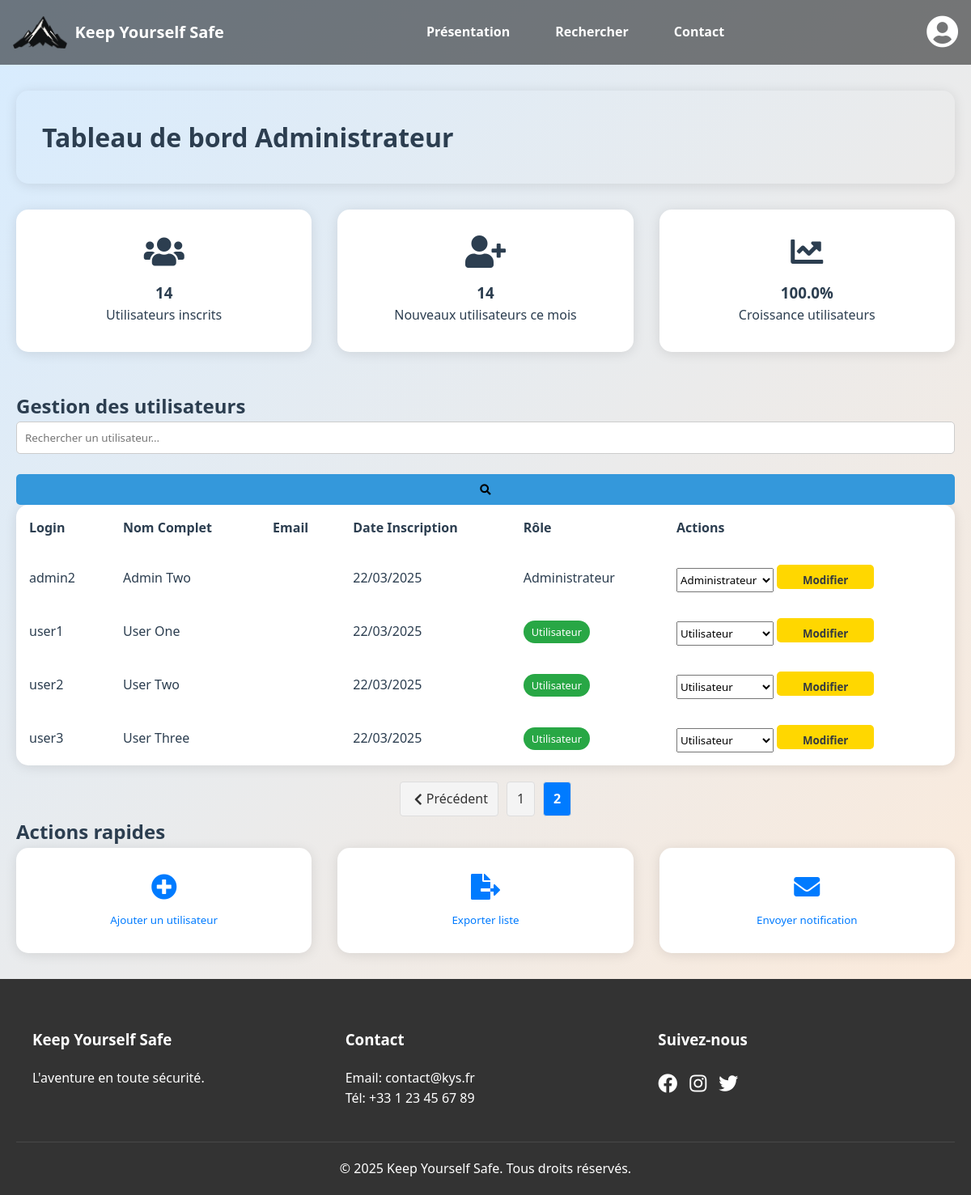
The page /admin.php?page=2 (signed in) on the database its author committed.
### tables this page shows
CREATE TABLE `users` (
  `id` int(11) NOT NULL,
  `login` varchar(50) NOT NULL,
  `email` varchar(255) NOT NULL,
  `password` varchar(255) NOT NULL,
  `role` varchar(20) DEFAULT 'user',
  `firstname` varchar(100) NOT NULL,
  `lastname` varchar(100) NOT NULL,
  `registration_date` datetime DEFAULT current_timestamp()
);

### admin.php (the view, shortened to what this page needs)
<?php
$db = Database::getInstance();
$pdo = $db->getConnection();
$usersPerPage = 10;
$page = isset($_GET['page']) ? (int)$_GET['page'] : 1;
$page = max(1, $page);
$searchTerm = isset($_GET['search']) ? $_GET['search'] : '';
$countQuery = "SELECT COUNT(*) FROM users WHERE 1=1";
$userQuery = "SELECT * FROM users WHERE 1=1";
$params = [];
$countStmt = $pdo->prepare($countQuery);
$countStmt->execute($params);
$totalUsers = $countStmt->fetchColumn();
$totalPages = ceil($totalUsers / $usersPerPage);
$page = min($page, max(1, $totalPages));
$userQuery .= " ORDER BY registration_date DESC LIMIT :offset, :limit";
$params[':offset'] = ($page - 1) * $usersPerPage;
$params[':limit'] = $usersPerPage;
$userStmt = $pdo->prepare($userQuery);
foreach ($params as $key => $value) {
    if (is_int($value)) {
        $userStmt->bindValue($key, $value, PDO::PARAM_INT);
    } else {
        $userStmt->bindValue($key, $value, PDO::PARAM_STR);
    }
}
$userStmt->execute();
$currentPageUsers = $userStmt->fetchAll(PDO::FETCH_ASSOC);
$totalUsersCount = $pdo->query("SELECT COUNT(*) FROM users")->fetchColumn();
$newUsersThisMonth = $pdo->query("SELECT COUNT(*) FROM users WHERE MONTH(registration_date) = MONTH(CURRENT_DATE()) AND YEAR(registration_date) = YEAR(CURRENT_DATE())")->fetchColumn();
?>
<!DOCTYPE html>
<html lang="fr">
<head>
    <link rel="stylesheet" type="text/css" href="style.css">
    <link rel="stylesheet" href="https://cdnjs.cloudflare.com/ajax/libs/font-awesome/5.15.4/css/all.min.css">
</head>
<body>
    <nav>
        <div class="nav-left">
            <a href="accueil.php" class="nav-brand">
                <img src="img/logo.png" alt="Logo">
                Keep Yourself Safe
            </a>
        </div>
        <ul class="nav-links">
            <li><a href="presentation.php">Présentation</a></li>
            <li><a href="recherche.php">Rechercher</a></li>
            <li><a href="mailto:contact@kys.fr">Contact</a></li>
        </ul>
        <div class="nav-right">
            <?php if (isset($_SESSION['user'])) { ?>
                <a href="profile.php" class="profile-icon">
                    <i class="fas fa-user-circle"></i>
                </a>
            <?php } ?>
        </div>
    </nav>
    <main class="admin-container">
        <div class="admin-header">
            <h1>Tableau de bord Administrateur</h1>
        </div>
        <div class="admin-stats-grid">
            <div class="stat-card">
                <i class="fas fa-users"></i>
                <h3><?php echo $totalUsersCount; ?></h3>
                <p>Utilisateurs inscrits</p>
            </div>
            <div class="stat-card">
                <i class="fas fa-user-plus"></i>
                <h3><?php echo $newUsersThisMonth; ?></h3>
                <p>Nouveaux utilisateurs ce mois</p>
            </div>
            <div class="stat-card">
                <i class="fas fa-chart-line"></i>
                <h3><?php echo number_format(($newUsersThisMonth / $totalUsersCount * 100), 1); ?>%</h3>
                <p>Croissance utilisateurs</p>
            </div>
        </div>
        <section class="admin-section">
            <h2>Gestion des utilisateurs</h2>
            <form method="GET" action="admin.php" class="search-bar">
                <input type="text" name="search" placeholder="Rechercher un utilisateur..." value="<?php echo htmlspecialchars($searchTerm); ?>">
                <button type="submit" class="search-btn">
                    <i class="fas fa-search"></i>
                </button>
            </form>
            <table class="admin-table">
                <thead>
                    <tr>
                        <th>Login</th>
                        <th>Nom Complet</th>
                        <th>Email</th>
                        <th>Date Inscription</th>
                        <th>Rôle</th>
                        <th>Actions</th>
                    </tr>
                </thead>
                <tbody>
                    <?php foreach ($currentPageUsers as $user): ?>
                    <tr>
                        <td><?php echo htmlspecialchars($user['login']); ?></td>
                        <td><?php echo htmlspecialchars($user['firstname'] . ' ' . $user['lastname']); ?></td>
                        <td><?php echo htmlspecialchars($user['email']); ?></td>
                        <td><?php echo date('d/m/Y', strtotime($user['registration_date'])); ?></td>
                        <td>
                            <?php
                            switch($user['role']) {
                                case 'admin':
                                    echo '<span class="role-admin">Administrateur</span>';
                                    break;
                                default:
                                    echo '<span class="role-user">Utilisateur</span>';
                            }
                            ?>
                        </td>
                        <td>
                            <form method="POST" style="display:inline;">
                                <select name="role" style="width:120px; height:30px;">
                                    <option value="user" <?php echo $user['role'] === 'user' ? 'selected' : ''; ?>>Utilisateur</option>
                                    <option value="admin" <?php echo $user['role'] === 'admin' ? 'selected' : ''; ?>>Administrateur</option>
                                </select>
                                <button type="submit" class="btn btn-edit" style="width:120px; height:30px;">
                                    Modifier
                                </button>
                            </form>
                        </td>
                    </tr>
                    <?php endforeach; ?>
                </tbody>
            </table>
            <?php if ($totalPages > 1) { ?>
            <ul class="pagination">
                <?php if ($page > 1) { ?>
                <li><a href="?page=<?php echo $page - 1; ?><?php echo !empty($searchTerm) ? '&search=' . urlencode($searchTerm) : ''; ?>">
                    <i class="fas fa-chevron-left"></i> Précédent
                </a></li>
                <?php } ?>
                <?php
                $startPage = max(1, $page - 2);
                $endPage = min($totalPages, $page + 2);
                for ($i = $startPage; $i <= $endPage; $i++) {
                    $activeClass = ($i === $page) ? ' class="active"' : '';
                    echo '<li><a href="?page=' . $i . (!empty($searchTerm) ? '&search=' . urlencode($searchTerm) : '') . '"' . $activeClass . '>' . $i . '</a></li>';
                }
                ?>
            </ul>
            <?php } ?>
        </section>
        <section class="admin-section">
            <h2>Actions rapides</h2>
            <div class="quick-actions">
                <button class="action-card">
                    <i class="fas fa-plus-circle"></i>
                    Ajouter un utilisateur
                </button>
                <button class="action-card">
                    <i class="fas fa-file-export"></i>
                    Exporter liste
                </button>
                <button class="action-card">
                    <i class="fas fa-envelope"></i>
                    Envoyer notification
                </button>
            </div>
        </section>
    </main>
    <footer>
        <div class="footer-content">
            <div class="footer-section">
                <h3>Keep Yourself Safe</h3>
                <p>L'aventure en toute sécurité.</p>
            </div>
            <div class="footer-section">
                <h3>Contact</h3>
                <p>Email: contact@kys.fr</p>
                <p>Tél: +33 1 23 45 67 89</p>
            </div>
            <div class="footer-section">
                <h3>Suivez-nous</h3>
                <div class="social-links">
                    <a href="#"><i class="fab fa-facebook"></i></a>
                    <a href="#"><i class="fab fa-instagram"></i></a>
                    <a href="#"><i class="fab fa-twitter"></i></a>
                </div>
            </div>
        </div>
        <div class="footer-bottom">
            <p>&copy; 2025 Keep Yourself Safe. Tous droits réservés.</p>
        </div>
    </footer>
</body>
</html>

### rows shown on the page
users: login "admin2", firstname+lastname "Admin Two", registration_date "22/03/2025", shows "Administrateur", role "Administrateur"
users: login "user1", firstname+lastname "User One", registration_date "22/03/2025", shows "Utilisateur", role "Utilisateur"
users: login "user2", firstname+lastname "User Two", registration_date "22/03/2025", shows "Utilisateur", role "Utilisateur"
users: login "user3", firstname+lastname "User Three", registration_date "22/03/2025", shows "Utilisateur", role "Utilisateur"

### other values the page prints
$totalUsersCount "14"
$newUsersThisMonth "14"
$newUsersThisMonth / $totalUsersCount * 100 "100.0"
